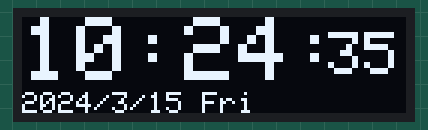
The program below on a simulated ESP32. Shown: 128×32 one-colour display. WiFi joins after 1.5 s; servers stay silent unless stated; the local clock reads 2024-03-15 10:24:30 at power-on unless the program sets it; what the program prints to the serial monitor is not drawn.

Above: at 5.1 s.
At 9.2 s:
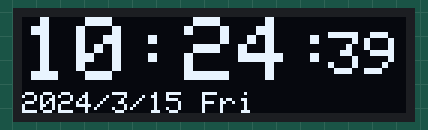
At 13.2 s:
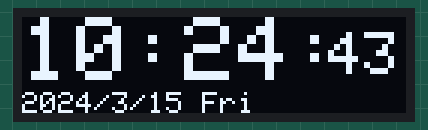
At 21.3 s:
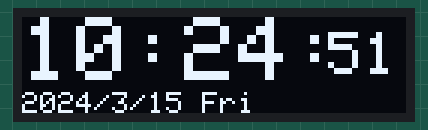
At 29.4 s:
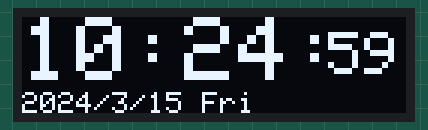
At 38.5 s:
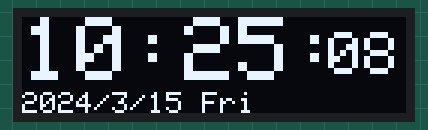

The program:

main.cpp
```cpp
// #include <WiFi.h>
// #include <Wire.h>
// #include <Adafruit_GFX.h>
// #include <Adafruit_SSD1306.h>
// #include "time.h"  // NTP 시간 동기화를 위한 라이브러리

// // OLED 설정
// #define SCREEN_WIDTH 128
// #define SCREEN_HEIGHT 64
// Adafruit_SSD1306 display(SCREEN_WIDTH, SCREEN_HEIGHT, &Wire, -1);

// // WiFi 설정
// #include "secrets.h"

// // NTP 서버 설정
// const char* ntpServer = "pool.ntp.org";
// const long  gmtOffset_sec = 9 * 3600;  // 한국은 UTC+9
// const int   daylightOffset_sec = 0;

// void setup() {
//   Serial.begin(115200);

//   // OLED 초기화
//   if(!display.begin(SSD1306_SWITCHCAPVCC, 0x3C)) {
//     Serial.println("SSD1306 allocation failed");
//     while(true);
//   }
//   display.clearDisplay();
//   display.setTextSize(1);
//   display.setTextColor(SSD1306_WHITE);

//   // WiFi 연결
//   WiFi.begin(ssid, password);
//   display.println("Connecting to WiFi...");
//   display.display();
//   while (WiFi.status() != WL_CONNECTED) {
//     delay(500);
//     Serial.print(".");
//   }

//   display.clearDisplay();
//   display.println("WiFi connected!");
//   display.display();

//   // NTP 시간 동기화
//   configTime(gmtOffset_sec, daylightOffset_sec, ntpServer);
// }

// void loop() {
//   struct tm timeinfo;
//   if (!getLocalTime(&timeinfo)) {
//     Serial.println("Failed to obtain time");
//     return;
//   }

//   // 시간 출력
//   char timeStr[64];
//   strftime(timeStr, sizeof(timeStr), "%Y-%m-%d %H:%M:%S", &timeinfo);
//   Serial.println(timeStr);

//   // OLED에 출력
//   display.clearDisplay();
//   display.setCursor(0, 0);
//   display.setTextSize(1);
//   display.println("Current Time:");
//   display.setTextSize(2);
//   display.setCursor(0, 20);
//   display.println(timeStr);
//   display.display();

//   delay(1000);
// }
```

main1.cpp
```cpp
#include <WiFi.h>
#include <time.h>

#include <Adafruit_GFX.h>
#include <Adafruit_SSD1306.h>


// OLED 설정
#define SCREEN_WIDTH 128
#define SCREEN_HEIGHT 32
Adafruit_SSD1306 display(SCREEN_WIDTH, SCREEN_HEIGHT, &Wire, -1);

// WiFi 설정
#include "secrets.h"

// NTP 서버 설정
int GMTOffset = 60 * 60 * 9;  // 한국은 UTC+9
int daylightOffset = 0;

const String weekDays[7] = {"Sun", "Mon", "Tue", "Wed", "Thu", "Fri", "Sat"};

void setup() {
  Serial.begin(115200);

  // OLED 초기화
  if(!display.begin(SSD1306_SWITCHCAPVCC, 0x3C)) {
    Serial.println("SSD1306 초기화 실패");
    while(true)
      ;
  }

  delay(2000);
  display.clearDisplay();
  display.setTextSize(1);
  display.setCursor(0, 0);
  display.setTextColor(WHITE);

  // WiFi 연결
  WiFi.begin(ssid, password);
  display.println("Connecting to WiFi...");
  while (WiFi.status() != WL_CONNECTED) {
    delay(1000);
    Serial.print("Connecting...");
  }
  Serial.println("Connected to Wi-Fi!");

  configTime(GMTOffset, daylightOffset, "pool.ntp.org", "time.nist.gov");
}

void loop() {

  // 현재 시간 가져오기
  time_t rawtime = time(nullptr);
  struct tm *timeinfo = localtime(&rawtime);

  Serial.print(timeinfo->tm_year + 1900);
  Serial.print("/");
  Serial.print(timeinfo->tm_mon + 1);
  Serial.print(":");
  Serial.print(timeinfo->tm_mday);
  Serial.print(" ");

  Serial.print("Time:");
  Serial.print(timeinfo->tm_hour);
  Serial.print(":");
  Serial.print(timeinfo->tm_min);
  Serial.print(":");
  Serial.print(timeinfo->tm_sec);

  // OLED에 출력
  display.clearDisplay();
  display.setTextSize(3);
  display.setTextColor(WHITE);
  display.setCursor(0, 0);

  if(timeinfo->tm_hour < 10) {
    display.print("0"); // 10보다 작은 경우 앞에 0을 채움
  }
  display.print(timeinfo->tm_hour);
  display.print(":");

  if(timeinfo->tm_min < 10) {
    display.print("0"); // 10보다 작은 경우 앞에 0을 채움
  }
  display.print(timeinfo->tm_min);
  display.print(":");


  display.setTextSize(2);
  display.setCursor(102, 5);
  if(timeinfo->tm_sec < 10) {
    display.print("0"); // 10보다 작은 경우 앞에 0을 채움
  }
  display.print(timeinfo->tm_sec);

  display.setTextSize(1);
  display.setCursor(0, 25);
  display.print(timeinfo->tm_year + 1900);
  display.print("/");
  display.print(timeinfo->tm_mon + 1);
  display.print("/");
  display.print(timeinfo->tm_mday);
  display.print(" ");
  display.print(weekDays[timeinfo->tm_wday]);

  display.display();

  delay(1000);
}
```

secrets.h
```cpp
#pragma once

const char *ssid = "SK_WiFiGIGA817A_2.4G";
const char *password = "IEV9E@9146";
```

Measured:
- what the display in image 0 shows lasts 1.0 s, from 5.1 s to 6.1 s
